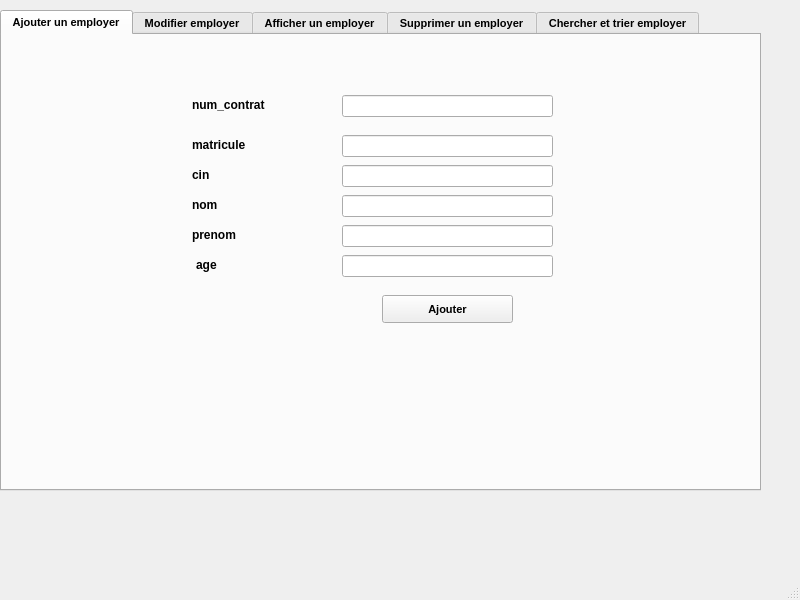
<?xml version="1.0" encoding="UTF-8"?>
<ui version="4.0">
 <class>MainWindow</class>
 <widget class="QMainWindow" name="MainWindow">
  <property name="geometry">
   <rect>
    <x>0</x>
    <y>0</y>
    <width>800</width>
    <height>600</height>
   </rect>
  </property>
  <property name="windowTitle">
   <string>MainWindow</string>
  </property>
  <widget class="QWidget" name="centralwidget">
   <widget class="QTabWidget" name="tabWidget">
    <property name="geometry">
     <rect>
      <x>0</x>
      <y>10</y>
      <width>761</width>
      <height>481</height>
     </rect>
    </property>
    <property name="font">
     <font>
      <pointsize>8</pointsize>
      <weight>75</weight>
      <bold>true</bold>
      <underline>false</underline>
     </font>
    </property>
    <property name="currentIndex">
     <number>0</number>
    </property>
    <widget class="QWidget" name="tab_8">
     <attribute name="title">
      <string>Ajouter un employer</string>
     </attribute>
     <widget class="QLabel" name="reference">
      <property name="geometry">
       <rect>
        <x>190</x>
        <y>130</y>
        <width>111</width>
        <height>20</height>
       </rect>
      </property>
      <property name="font">
       <font>
        <pointsize>9</pointsize>
        <weight>75</weight>
        <bold>true</bold>
        <underline>false</underline>
       </font>
      </property>
      <property name="text">
       <string>cin</string>
      </property>
     </widget>
     <widget class="QLineEdit" name="age">
      <property name="geometry">
       <rect>
        <x>340</x>
        <y>220</y>
        <width>211</width>
        <height>22</height>
       </rect>
      </property>
     </widget>
     <widget class="QLabel" name="type">
      <property name="geometry">
       <rect>
        <x>194</x>
        <y>220</y>
        <width>61</width>
        <height>20</height>
       </rect>
      </property>
      <property name="font">
       <font>
        <pointsize>9</pointsize>
        <weight>75</weight>
        <bold>true</bold>
        <underline>false</underline>
       </font>
      </property>
      <property name="text">
       <string>age</string>
      </property>
     </widget>
     <widget class="QLineEdit" name="nom">
      <property name="geometry">
       <rect>
        <x>340</x>
        <y>160</y>
        <width>211</width>
        <height>22</height>
       </rect>
      </property>
     </widget>
     <widget class="QLineEdit" name="cin">
      <property name="geometry">
       <rect>
        <x>340</x>
        <y>130</y>
        <width>211</width>
        <height>22</height>
       </rect>
      </property>
     </widget>
     <widget class="QLabel" name="quantite">
      <property name="geometry">
       <rect>
        <x>190</x>
        <y>160</y>
        <width>81</width>
        <height>20</height>
       </rect>
      </property>
      <property name="font">
       <font>
        <pointsize>9</pointsize>
        <weight>75</weight>
        <bold>true</bold>
        <underline>false</underline>
       </font>
      </property>
      <property name="text">
       <string>nom</string>
      </property>
     </widget>
     <widget class="QLineEdit" name="prenom">
      <property name="geometry">
       <rect>
        <x>340</x>
        <y>190</y>
        <width>211</width>
        <height>22</height>
       </rect>
      </property>
     </widget>
     <widget class="QLabel" name="prix">
      <property name="geometry">
       <rect>
        <x>190</x>
        <y>190</y>
        <width>141</width>
        <height>20</height>
       </rect>
      </property>
      <property name="font">
       <font>
        <pointsize>9</pointsize>
        <weight>75</weight>
        <bold>true</bold>
        <underline>false</underline>
       </font>
      </property>
      <property name="text">
       <string>prenom</string>
      </property>
     </widget>
     <widget class="QPushButton" name="ajouter">
      <property name="geometry">
       <rect>
        <x>380</x>
        <y>260</y>
        <width>131</width>
        <height>28</height>
       </rect>
      </property>
      <property name="text">
       <string>Ajouter</string>
      </property>
     </widget>
     <widget class="QLineEdit" name="matricule">
      <property name="geometry">
       <rect>
        <x>340</x>
        <y>100</y>
        <width>211</width>
        <height>22</height>
       </rect>
      </property>
     </widget>
     <widget class="QLabel" name="reference_4">
      <property name="geometry">
       <rect>
        <x>190</x>
        <y>100</y>
        <width>111</width>
        <height>20</height>
       </rect>
      </property>
      <property name="font">
       <font>
        <pointsize>9</pointsize>
        <weight>75</weight>
        <bold>true</bold>
        <underline>false</underline>
       </font>
      </property>
      <property name="text">
       <string>matricule</string>
      </property>
     </widget>
     <widget class="QLineEdit" name="numcontart">
      <property name="geometry">
       <rect>
        <x>340</x>
        <y>60</y>
        <width>211</width>
        <height>22</height>
       </rect>
      </property>
     </widget>
     <widget class="QLabel" name="reference_6">
      <property name="geometry">
       <rect>
        <x>190</x>
        <y>60</y>
        <width>111</width>
        <height>20</height>
       </rect>
      </property>
      <property name="font">
       <font>
        <pointsize>9</pointsize>
        <weight>75</weight>
        <bold>true</bold>
        <underline>false</underline>
       </font>
      </property>
      <property name="text">
       <string>num_contrat</string>
      </property>
     </widget>
    </widget>
    <widget class="QWidget" name="tab_9">
     <attribute name="title">
      <string>Modifier employer</string>
     </attribute>
     <widget class="QLabel" name="label_18">
      <property name="geometry">
       <rect>
        <x>210</x>
        <y>110</y>
        <width>321</width>
        <height>16</height>
       </rect>
      </property>
      <property name="font">
       <font>
        <pointsize>9</pointsize>
        <weight>75</weight>
        <bold>true</bold>
        <underline>true</underline>
       </font>
      </property>
      <property name="text">
       <string>Saisir le cin de l'employer à modifier :</string>
      </property>
     </widget>
     <widget class="QPushButton" name="modifier_2">
      <property name="geometry">
       <rect>
        <x>250</x>
        <y>390</y>
        <width>201</width>
        <height>28</height>
       </rect>
      </property>
      <property name="font">
       <font>
        <pointsize>8</pointsize>
        <weight>75</weight>
        <bold>true</bold>
        <underline>false</underline>
       </font>
      </property>
      <property name="text">
       <string>Modifier employer</string>
      </property>
     </widget>
     <widget class="QLabel" name="type_7">
      <property name="geometry">
       <rect>
        <x>160</x>
        <y>260</y>
        <width>61</width>
        <height>20</height>
       </rect>
      </property>
      <property name="font">
       <font>
        <pointsize>9</pointsize>
        <weight>75</weight>
        <bold>true</bold>
        <underline>false</underline>
       </font>
      </property>
      <property name="text">
       <string>matricule</string>
      </property>
     </widget>
     <widget class="QLineEdit" name="nom_4">
      <property name="geometry">
       <rect>
        <x>310</x>
        <y>200</y>
        <width>211</width>
        <height>22</height>
       </rect>
      </property>
     </widget>
     <widget class="QLabel" name="reference_8">
      <property name="geometry">
       <rect>
        <x>160</x>
        <y>170</y>
        <width>111</width>
        <height>20</height>
       </rect>
      </property>
      <property name="font">
       <font>
        <pointsize>9</pointsize>
        <weight>75</weight>
        <bold>true</bold>
        <underline>false</underline>
       </font>
      </property>
      <property name="text">
       <string>cin :</string>
      </property>
     </widget>
     <widget class="QLabel" name="quantite_8">
      <property name="geometry">
       <rect>
        <x>160</x>
        <y>200</y>
        <width>81</width>
        <height>20</height>
       </rect>
      </property>
      <property name="font">
       <font>
        <pointsize>9</pointsize>
        <weight>75</weight>
        <bold>true</bold>
        <underline>false</underline>
       </font>
      </property>
      <property name="text">
       <string>nom :</string>
      </property>
     </widget>
     <widget class="QComboBox" name="comboBox_3">
      <property name="geometry">
       <rect>
        <x>310</x>
        <y>170</y>
        <width>211</width>
        <height>22</height>
       </rect>
      </property>
     </widget>
     <widget class="QLabel" name="prix_7">
      <property name="geometry">
       <rect>
        <x>160</x>
        <y>230</y>
        <width>141</width>
        <height>20</height>
       </rect>
      </property>
      <property name="font">
       <font>
        <pointsize>9</pointsize>
        <weight>75</weight>
        <bold>true</bold>
        <underline>false</underline>
       </font>
      </property>
      <property name="text">
       <string>prenom</string>
      </property>
     </widget>
     <widget class="QLineEdit" name="matricule_4">
      <property name="geometry">
       <rect>
        <x>310</x>
        <y>260</y>
        <width>211</width>
        <height>22</height>
       </rect>
      </property>
     </widget>
     <widget class="QLineEdit" name="prenom_4">
      <property name="geometry">
       <rect>
        <x>310</x>
        <y>230</y>
        <width>211</width>
        <height>22</height>
       </rect>
      </property>
     </widget>
     <widget class="QLineEdit" name="age_4">
      <property name="geometry">
       <rect>
        <x>310</x>
        <y>300</y>
        <width>211</width>
        <height>22</height>
       </rect>
      </property>
     </widget>
     <widget class="QLineEdit" name="num_contrat">
      <property name="geometry">
       <rect>
        <x>310</x>
        <y>340</y>
        <width>211</width>
        <height>22</height>
       </rect>
      </property>
     </widget>
     <widget class="QLabel" name="type_8">
      <property name="geometry">
       <rect>
        <x>160</x>
        <y>300</y>
        <width>61</width>
        <height>20</height>
       </rect>
      </property>
      <property name="font">
       <font>
        <pointsize>9</pointsize>
        <weight>75</weight>
        <bold>true</bold>
        <underline>false</underline>
       </font>
      </property>
      <property name="text">
       <string>age</string>
      </property>
     </widget>
     <widget class="QLabel" name="type_11">
      <property name="geometry">
       <rect>
        <x>160</x>
        <y>340</y>
        <width>61</width>
        <height>20</height>
       </rect>
      </property>
      <property name="font">
       <font>
        <pointsize>9</pointsize>
        <weight>75</weight>
        <bold>true</bold>
        <underline>false</underline>
       </font>
      </property>
      <property name="text">
       <string>num_contrat</string>
      </property>
     </widget>
    </widget>
    <widget class="QWidget" name="tab_10">
     <attribute name="title">
      <string>Afficher un employer</string>
     </attribute>
     <widget class="QTableView" name="tabemployer">
      <property name="geometry">
       <rect>
        <x>30</x>
        <y>70</y>
        <width>661</width>
        <height>381</height>
       </rect>
      </property>
     </widget>
     <widget class="QLabel" name="label_31">
      <property name="geometry">
       <rect>
        <x>70</x>
        <y>40</y>
        <width>101</width>
        <height>16</height>
       </rect>
      </property>
      <property name="font">
       <font>
        <pointsize>9</pointsize>
        <weight>75</weight>
        <bold>true</bold>
        <underline>false</underline>
       </font>
      </property>
      <property name="text">
       <string>cin</string>
      </property>
     </widget>
     <widget class="QCheckBox" name="checkBox_2">
      <property name="geometry">
       <rect>
        <x>410</x>
        <y>40</y>
        <width>121</width>
        <height>21</height>
       </rect>
      </property>
      <property name="text">
       <string>decroissant</string>
      </property>
     </widget>
     <widget class="QLineEdit" name="lineEdit_19">
      <property name="geometry">
       <rect>
        <x>190</x>
        <y>40</y>
        <width>201</width>
        <height>22</height>
       </rect>
      </property>
     </widget>
    </widget>
    <widget class="QWidget" name="tab_11">
     <attribute name="title">
      <string>Supprimer un employer</string>
     </attribute>
     <widget class="QPushButton" name="supprimer">
      <property name="geometry">
       <rect>
        <x>360</x>
        <y>170</y>
        <width>201</width>
        <height>28</height>
       </rect>
      </property>
      <property name="font">
       <font>
        <pointsize>8</pointsize>
        <weight>75</weight>
        <bold>true</bold>
        <underline>false</underline>
       </font>
      </property>
      <property name="text">
       <string>Supprimer empoyer</string>
      </property>
     </widget>
     <widget class="QLabel" name="label_20">
      <property name="geometry">
       <rect>
        <x>240</x>
        <y>110</y>
        <width>321</width>
        <height>16</height>
       </rect>
      </property>
      <property name="font">
       <font>
        <pointsize>9</pointsize>
        <weight>75</weight>
        <bold>true</bold>
        <underline>true</underline>
       </font>
      </property>
      <property name="text">
       <string>Saisir le cin de l'empoyer à supprimer:</string>
      </property>
     </widget>
     <widget class="QLineEdit" name="sup">
      <property name="enabled">
       <bool>false</bool>
      </property>
      <property name="geometry">
       <rect>
        <x>570</x>
        <y>140</y>
        <width>113</width>
        <height>22</height>
       </rect>
      </property>
     </widget>
     <widget class="QLabel" name="reference_sup_4">
      <property name="geometry">
       <rect>
        <x>240</x>
        <y>140</y>
        <width>101</width>
        <height>16</height>
       </rect>
      </property>
      <property name="font">
       <font>
        <pointsize>9</pointsize>
        <weight>75</weight>
        <bold>true</bold>
        <underline>false</underline>
       </font>
      </property>
      <property name="text">
       <string>cin</string>
      </property>
     </widget>
     <widget class="QComboBox" name="comboBox_5">
      <property name="geometry">
       <rect>
        <x>360</x>
        <y>140</y>
        <width>201</width>
        <height>22</height>
       </rect>
      </property>
     </widget>
    </widget>
    <widget class="QWidget" name="tab_12">
     <attribute name="title">
      <string>Chercher et trier employer</string>
     </attribute>
     <widget class="QPushButton" name="pushButton_7">
      <property name="geometry">
       <rect>
        <x>220</x>
        <y>60</y>
        <width>391</width>
        <height>28</height>
       </rect>
      </property>
      <property name="font">
       <font>
        <pointsize>9</pointsize>
        <weight>75</weight>
        <bold>true</bold>
        <underline>false</underline>
       </font>
      </property>
      <property name="text">
       <string>Trier les empoyers</string>
      </property>
     </widget>
     <widget class="QLabel" name="label_21">
      <property name="geometry">
       <rect>
        <x>260</x>
        <y>150</y>
        <width>101</width>
        <height>16</height>
       </rect>
      </property>
      <property name="font">
       <font>
        <pointsize>9</pointsize>
        <weight>75</weight>
        <bold>true</bold>
        <underline>false</underline>
       </font>
      </property>
      <property name="text">
       <string>cin :</string>
      </property>
     </widget>
     <widget class="QPushButton" name="pushButton_8">
      <property name="geometry">
       <rect>
        <x>380</x>
        <y>190</y>
        <width>201</width>
        <height>28</height>
       </rect>
      </property>
      <property name="font">
       <font>
        <pointsize>8</pointsize>
        <weight>75</weight>
        <bold>true</bold>
        <underline>false</underline>
       </font>
      </property>
      <property name="text">
       <string>Chercher le empoyer</string>
      </property>
     </widget>
     <widget class="QLineEdit" name="lineEdit_16">
      <property name="geometry">
       <rect>
        <x>380</x>
        <y>150</y>
        <width>201</width>
        <height>22</height>
       </rect>
      </property>
     </widget>
     <widget class="QLabel" name="label_22">
      <property name="geometry">
       <rect>
        <x>260</x>
        <y>120</y>
        <width>321</width>
        <height>16</height>
       </rect>
      </property>
      <property name="font">
       <font>
        <pointsize>9</pointsize>
        <weight>75</weight>
        <bold>true</bold>
        <underline>true</underline>
       </font>
      </property>
      <property name="text">
       <string>Saisir la cin des empoyers à chercher:</string>
      </property>
     </widget>
    </widget>
   </widget>
  </widget>
  <widget class="QMenuBar" name="menubar">
   <property name="geometry">
    <rect>
     <x>0</x>
     <y>0</y>
     <width>800</width>
     <height>26</height>
    </rect>
   </property>
  </widget>
  <widget class="QStatusBar" name="statusbar"/>
 </widget>
 <resources/>
 <connections/>
</ui>
